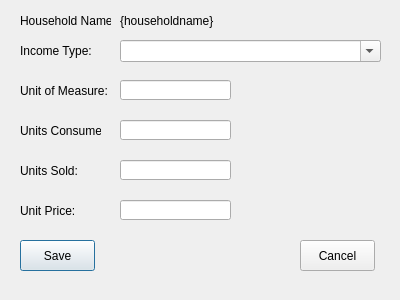
<?xml version="1.0" encoding="UTF-8"?>
<ui version="4.0">
 <class>HouseholdIncomeCrops</class>
 <widget class="QDialog" name="HouseholdIncomeCrops">
  <property name="geometry">
   <rect>
    <x>0</x>
    <y>0</y>
    <width>400</width>
    <height>300</height>
   </rect>
  </property>
  <property name="windowTitle">
   <string>Dialog</string>
  </property>
  <widget class="QLabel" name="label_2">
   <property name="geometry">
    <rect>
     <x>20</x>
     <y>40</y>
     <width>81</width>
     <height>21</height>
    </rect>
   </property>
   <property name="text">
    <string>Income Type:</string>
   </property>
  </widget>
  <widget class="QLineEdit" name="txtUnitPrice">
   <property name="geometry">
    <rect>
     <x>120</x>
     <y>200</y>
     <width>111</width>
     <height>20</height>
    </rect>
   </property>
  </widget>
  <widget class="QComboBox" name="cboIncomeType">
   <property name="geometry">
    <rect>
     <x>120</x>
     <y>40</y>
     <width>261</width>
     <height>22</height>
    </rect>
   </property>
   <property name="editable">
    <bool>true</bool>
   </property>
  </widget>
  <widget class="QLineEdit" name="txtUnitOfMeasure">
   <property name="geometry">
    <rect>
     <x>120</x>
     <y>80</y>
     <width>111</width>
     <height>20</height>
    </rect>
   </property>
  </widget>
  <widget class="QLineEdit" name="txtUnitsSold">
   <property name="geometry">
    <rect>
     <x>120</x>
     <y>160</y>
     <width>111</width>
     <height>20</height>
    </rect>
   </property>
  </widget>
  <widget class="QPushButton" name="cmdCancel">
   <property name="geometry">
    <rect>
     <x>300</x>
     <y>240</y>
     <width>75</width>
     <height>31</height>
    </rect>
   </property>
   <property name="text">
    <string>Cancel</string>
   </property>
  </widget>
  <widget class="QLabel" name="label_6">
   <property name="geometry">
    <rect>
     <x>20</x>
     <y>200</y>
     <width>91</width>
     <height>21</height>
    </rect>
   </property>
   <property name="text">
    <string>Unit Price:</string>
   </property>
  </widget>
  <widget class="QLabel" name="label">
   <property name="geometry">
    <rect>
     <x>20</x>
     <y>10</y>
     <width>91</width>
     <height>21</height>
    </rect>
   </property>
   <property name="text">
    <string>Household Name:</string>
   </property>
  </widget>
  <widget class="QLabel" name="label_4">
   <property name="geometry">
    <rect>
     <x>20</x>
     <y>80</y>
     <width>91</width>
     <height>21</height>
    </rect>
   </property>
   <property name="text">
    <string>Unit of Measure:</string>
   </property>
  </widget>
  <widget class="QLabel" name="label_5">
   <property name="geometry">
    <rect>
     <x>20</x>
     <y>160</y>
     <width>91</width>
     <height>21</height>
    </rect>
   </property>
   <property name="text">
    <string>Units Sold:</string>
   </property>
  </widget>
  <widget class="QLineEdit" name="txtUnitsConsumed">
   <property name="geometry">
    <rect>
     <x>120</x>
     <y>120</y>
     <width>111</width>
     <height>20</height>
    </rect>
   </property>
  </widget>
  <widget class="QLabel" name="lblHouseholdName">
   <property name="geometry">
    <rect>
     <x>120</x>
     <y>10</y>
     <width>271</width>
     <height>21</height>
    </rect>
   </property>
   <property name="text">
    <string>{householdname}</string>
   </property>
  </widget>
  <widget class="QLabel" name="label_3">
   <property name="geometry">
    <rect>
     <x>20</x>
     <y>120</y>
     <width>81</width>
     <height>21</height>
    </rect>
   </property>
   <property name="text">
    <string>Units Consumed:</string>
   </property>
  </widget>
  <widget class="QPushButton" name="cmdSave">
   <property name="geometry">
    <rect>
     <x>20</x>
     <y>240</y>
     <width>75</width>
     <height>31</height>
    </rect>
   </property>
   <property name="text">
    <string>Save</string>
   </property>
   <property name="default">
    <bool>true</bool>
   </property>
  </widget>
 </widget>
 <tabstops>
  <tabstop>cboIncomeType</tabstop>
  <tabstop>txtUnitOfMeasure</tabstop>
  <tabstop>txtUnitsConsumed</tabstop>
  <tabstop>txtUnitsSold</tabstop>
  <tabstop>txtUnitPrice</tabstop>
  <tabstop>cmdSave</tabstop>
  <tabstop>cmdCancel</tabstop>
 </tabstops>
 <resources/>
 <connections/>
</ui>
